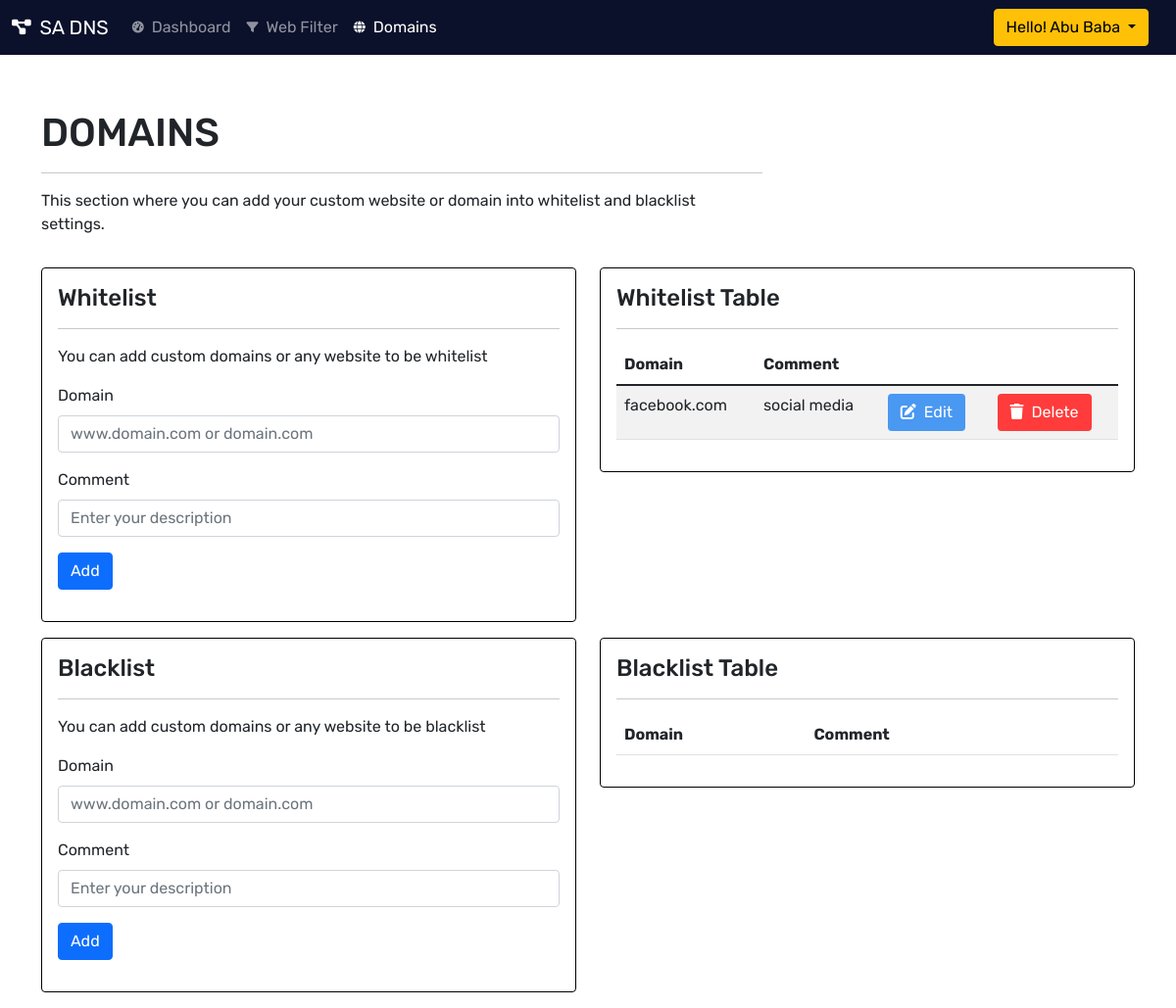
/dashboard/domains/ (signed in), run on an earlier commit of the app's database.
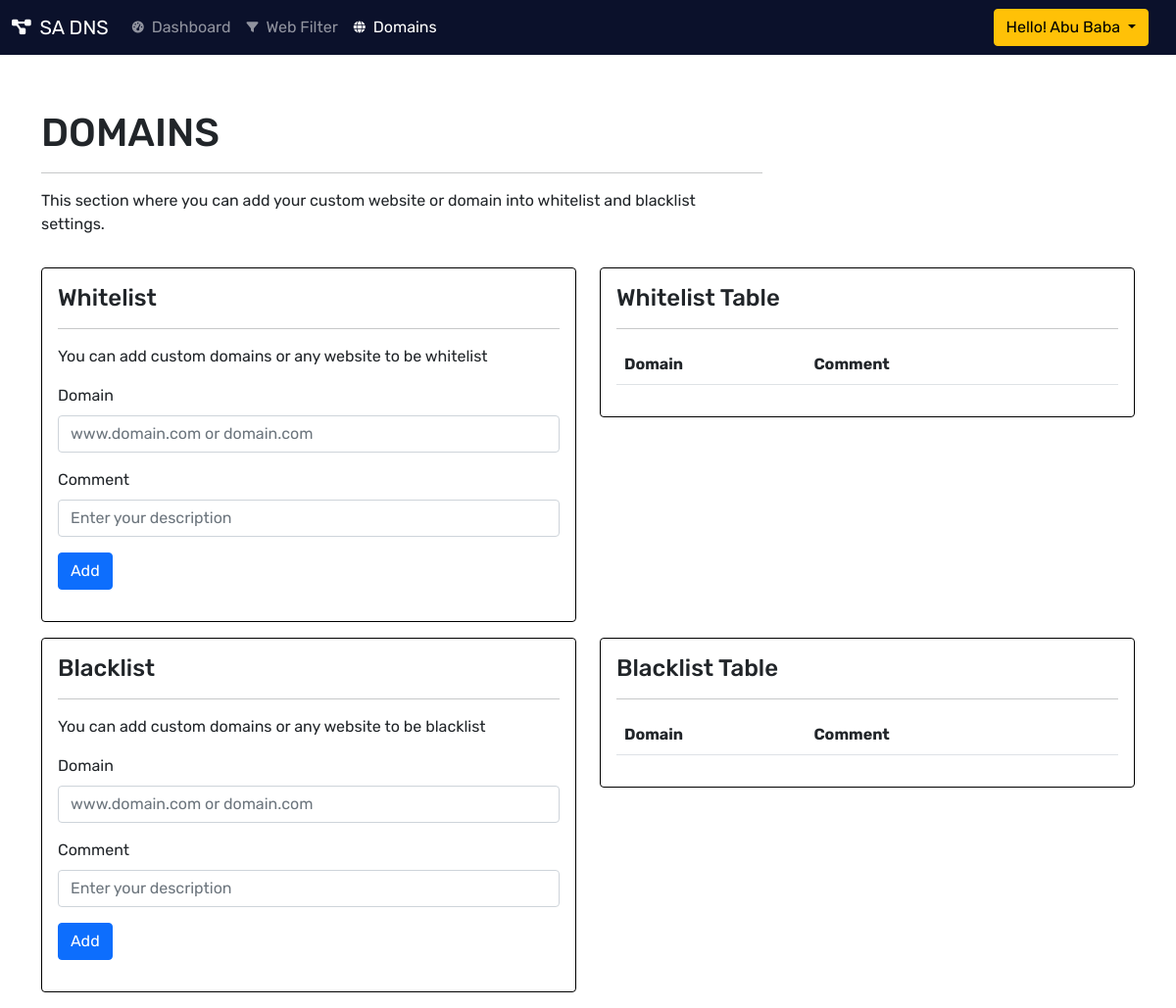
And on a later commit of the database.
### dashboard/models.py (models this page shows, shortened)
class Whitelist(models.Model):
    id = models.UUIDField(
        default=uuid.uuid4, unique=True, primary_key=True, editable=False
    )
    owner = models.ForeignKey(Profile,on_delete=models.CASCADE, null=True, blank=True)
    wl_domain = models.CharField(max_length=500)
    wl_comment = models.TextField(null=True, blank=True)
    created = models.DateTimeField(auto_now_add=True)

### dashboard/views.py (the view, shortened to what this page needs)
# urls.py: path('domains/', views.domains),
@login_required(login_url="login")
def domains(request):
    profile = request.user.profile
    name = request.user.first_name
    form_whitelist = WhitelistForm(instance=profile)
    form_blacklist = BlacklistForm(instance=profile)
    domain_whitelist = profile.whitelist_set.all()
    domain_blacklist = profile.blacklist_set.all()
    context = {
        'domain_whitelist' : domain_whitelist,
        'domain_blacklist' : domain_blacklist,
        'name' : name,
    }
    return render(request, 'dashboard/domains.html', context)

### dashboard/templates/dashboard/domains.html (shortened to what this page needs)
{% include 'main-dashboard.html' %}
{% block content %}
<nav class="navbar navbar-expand-md navbar-dark">
<div class="container-fluid">
    <a class="navbar-brand" href="{% url 'home' %}">
        <i class="me-1 fas fa-project-diagram fa-sm"></i> SA DNS
    </a>
    <div class="collapse navbar-collapse" id="navbarCollapse">
        <ul class="navbar-nav me-auto mb-2 mb-md-0">
            <li class="nav-item">
                <a class="nav-link" aria-current="page" href="{% url 'dashboard' %}">
                    <i class="me-2 fas fa-tachometer-alt fa-xs"></i>Dashboard
                </a>
            </li>
            <li class="nav-item">
                <a class="nav-link" aria-current="page" href="{% url 'webfilter' %}">
                    <i class="me-2 fas fa-filter fa-xs"></i>Web Filter
                </a>
            </li>
            <li class="nav-item">
                <a class="nav-link active" aria-current="page" href="{% url 'domains' %}">
                    <i class="me-2 fas fa-globe fa-xs"></i>Domains
                </a>
            </li>
        </ul>
        <div class="dropdown me-3">
            <button class="btn btn-warning dropdown-toggle" type="button" id="dropdownMenuButton1" data-bs-toggle="dropdown" aria-expanded="false">
                Hello! {{name}}
            </button>
        </div>
    </div>
</div>
</nav>
<main>
<div class="container mt-2">
    <div class="row mb-3 pt-5">
        <div class="col-md-8">
            <div class="">
                <h1>DOMAINS</h1>
                <hr>
                <p>This section where you can add your custom website or domain into whitelist and blacklist settings.</p>
            </div>
        </div>
    </div>
</div>
<div class="container">
    <div class="row mb-3">
        <div class="col-md-6">
            <div class="card">
                <div class="card-body">
                    <h4 class="card-title">Whitelist</h4>
                    <hr>
                    <p class="card-text">
                        You can add custom domains or any website to be whitelist
                    </p>
                    <form action="{% url 'domains' %}" method="POST">
                        <div class="mb-3">
                            <label for="formGroupExampleInput" class="form-label">Domain</label>
                            <input type="text" class="form-control" name="wl_domain" id="formGroupExampleInput" placeholder="www.domain.com or domain.com">
                        </div>
                        <div class="mb-3">
                            <label for="formGroupExampleInput2" class="form-label">Comment</label>
                            <input type="text" class="form-control" name="wl_comment" id="formGroupExampleInput2" placeholder="Enter your description">
                        </div>
                        <button type="submit" name="button1" class="btn btn-primary mb-3">Add</button>
                    </form>
                </div>
            </div>
        </div>
        <div class="col-md-6">
            <div class="card">
                <div class="card-body table-responsive">
                    <h4 class="card-title">Whitelist Table</h4>
                    <hr>
                    <table id="whitelist" class="table table-striped" style="width:100%">
                        <thead>
                            <tr>
                                <th>Domain</th>
                                <th>Comment</th>
                                <th></th>
                                <th></th>
                            </tr>
                        </thead>
                        <tbody>
                            {% for x in domain_whitelist %}
                            <tr>
                                <td>{{ x.wl_domain }}</td>
                                <td>{{ x.wl_comment }}</td>
                                <td>
                                    <a href="{% url 'edit_wdomain' x.id %}">
                                        <button class="btn btn-edit text-white">
                                            <i class="fas fa-edit me-2"></i>Edit
                                        </button>
                                    </a>
                                </td>
                                <td>
                                    <a href="{% url 'delete_wdomain' x.id %}">
                                        <button class="btn btn-delete text-white">
                                        <i class="fas fa-trash me-2"></i>Delete
                                    </button>
                                    </a>
                                </td>
                            </tr>
                            {% endfor %}
                        </tbody>
                    </table>
                </div>
            </div>
        </div>
    </div>
</div>
<div class="container">
    <div class="row mb-3">
        <div class="col-md-6">
            <div class="card">
                <div class="card-body">
                    <h4 class="card-title">Blacklist</h4>
                    <hr>
                    <p class="card-text">
                        You can add custom domains or any website to be blacklist
                    </p>
                    <form action="{% url 'domains' %}" method="POST">
                        <div class="mb-3">
                            <label for="formGroupExampleInput" class="form-label">Domain</label>
                            <input type="text" class="form-control" name="bl_domain" id="formGroupExampleInput" placeholder="www.domain.com or domain.com">
                        </div>
                        <div class="mb-3">
                            <label for="formGroupExampleInput2" class="form-label">Comment</label>
                            <input type="text" class="form-control" name="bl_comment" id="formGroupExampleInput2" placeholder="Enter your description">
                        </div>
                        <button type="submit" name="button2" class="btn btn-primary mb-3">Add</button>
                    </form>
                </div>
            </div>
        </div>
        <div class="col-md-6">
            <div class="card">
                <div class="card-body table-responsive">
                    <h4 class="card-title">Blacklist Table</h4>
                    <hr>
                    <table id="blacklist" class="table table-striped" style="width:100%">
                        <thead>
                            <tr>
                                <th>Domain</th>
                                <th>Comment</th>
                                <th></th>
                                <th></th>
                            </tr>
                        </thead>
                    </table>
                </div>
            </div>
        </div>
    </div>
</div>
</main>
{% endblock content %}

### templates/main-dashboard.html (shortened to what this page needs)
<!doctype html>
{% load static %}
<html lang="en">
<head>
    <link href="https://cdn.jsdelivr.net/npm/bootstrap@5.1.3/dist/css/bootstrap.min.css" rel="stylesheet">
    <link href="{% static 'styles/style.css' %}" rel="stylesheet">
    <link href="{% static 'styles/grid.css' %}" rel="stylesheet">
    <link rel="stylesheet" type="text/css" href="https://cdn.datatables.net/1.11.3/css/jquery.dataTables.css">
</head>
<body class="">
</body>
</html>

### static/styles/style.css (style rules this page uses)
:root { --main-color: #0E345E; --color-dark: #0b112b; --text-main: #808E9E; --text-white: white; --backgroud-content: #4998F2; --sidebar-color: #0E345E; }
* { padding: 0; margin: 0; box-sizing: border-box; list-style-type: none; text-decoration: none; font-family: 'Rubik', sans-serif; }
html { scroll-behavior: smooth; }
main { background: white; }
.nav-link { color: white; }
.navbar { background: var(--color-dark); }
.table-responsive { width: 100%; overflow-x: auto; }
.card { border: 1px solid black; }
.dropdown-toggle { outline: 0; }

What changed in the data, as far as the page shows it:
removed Whitelist: wl_domain "facebook.com", wl_comment "social media"
